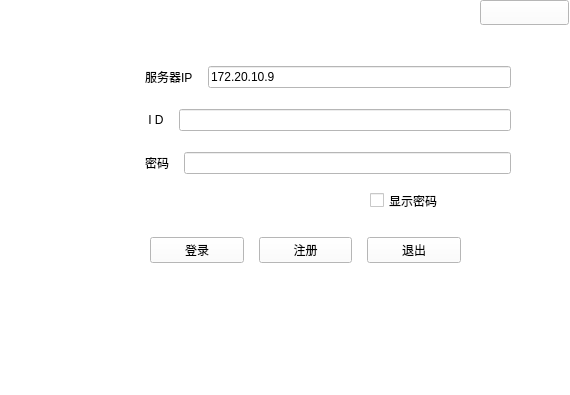
<?xml version="1.0" encoding="UTF-8"?>
<ui version="4.0">
 <class>login</class>
 <widget class="QMainWindow" name="login">
  <property name="geometry">
   <rect>
    <x>0</x>
    <y>0</y>
    <width>570</width>
    <height>395</height>
   </rect>
  </property>
  <property name="maximumSize">
   <size>
    <width>570</width>
    <height>395</height>
   </size>
  </property>
  <property name="windowTitle">
   <string>MainWindow</string>
  </property>
  <property name="styleSheet">
   <string notr="true">background-color: rgb(255, 255, 255);
background-image: url(:/images/cat.jpg);</string>
  </property>
  <widget class="QWidget" name="zhhao">
   <property name="maximumSize">
    <size>
     <width>570</width>
     <height>395</height>
    </size>
   </property>
   <widget class="QWidget" name="layoutWidget">
    <property name="geometry">
     <rect>
      <x>150</x>
      <y>230</y>
      <width>311</width>
      <height>41</height>
     </rect>
    </property>
    <layout class="QHBoxLayout" name="behind">
     <property name="spacing">
      <number>15</number>
     </property>
     <item>
      <widget class="QPushButton" name="loginbth">
       <property name="text">
        <string>登录</string>
       </property>
      </widget>
     </item>
     <item>
      <widget class="QPushButton" name="regbtn">
       <property name="text">
        <string>注册</string>
       </property>
      </widget>
     </item>
     <item>
      <widget class="QPushButton" name="exitbtn">
       <property name="text">
        <string>退出</string>
       </property>
      </widget>
     </item>
    </layout>
   </widget>
   <widget class="QCheckBox" name="checkBox">
    <property name="geometry">
     <rect>
      <x>370</x>
      <y>190</y>
      <width>151</width>
      <height>21</height>
     </rect>
    </property>
    <property name="text">
     <string>显示密码</string>
    </property>
   </widget>
   <widget class="QWidget" name="layoutWidget">
    <property name="geometry">
     <rect>
      <x>40</x>
      <y>60</y>
      <width>471</width>
      <height>121</height>
     </rect>
    </property>
    <layout class="QHBoxLayout" name="horizontalLayout_3">
     <property name="spacing">
      <number>15</number>
     </property>
     <item>
      <widget class="QLabel" name="labelUserHead">
       <property name="minimumSize">
        <size>
         <width>90</width>
         <height>90</height>
        </size>
       </property>
       <property name="maximumSize">
        <size>
         <width>90</width>
         <height>90</height>
        </size>
       </property>
       <property name="styleSheet">
        <string notr="true">image: url(:/images/a (11).jpeg);</string>
       </property>
       <property name="text">
        <string/>
       </property>
       <property name="alignment">
        <set>Qt::AlignCenter</set>
       </property>
      </widget>
     </item>
     <item>
      <layout class="QVBoxLayout" name="verticalLayout">
       <item>
        <layout class="QHBoxLayout" name="horizontalLayout_4">
         <item>
          <widget class="QLabel" name="label">
           <property name="text">
            <string>服务器IP</string>
           </property>
          </widget>
         </item>
         <item>
          <widget class="QLineEdit" name="iptxt">
           <property name="text">
            <string>172.20.10.9</string>
           </property>
          </widget>
         </item>
        </layout>
       </item>
       <item>
        <layout class="QHBoxLayout" name="horizontalLayout">
         <item>
          <widget class="QLabel" name="namel">
           <property name="text">
            <string> I D</string>
           </property>
          </widget>
         </item>
         <item>
          <widget class="QLineEdit" name="nametxt">
           <property name="styleSheet">
            <string notr="true"/>
           </property>
          </widget>
         </item>
        </layout>
       </item>
       <item>
        <layout class="QHBoxLayout" name="horizontalLayout_2">
         <item>
          <widget class="QLabel" name="pwdl">
           <property name="text">
            <string>密码</string>
           </property>
          </widget>
         </item>
         <item>
          <widget class="QLineEdit" name="pwdtxt"/>
         </item>
        </layout>
       </item>
      </layout>
     </item>
    </layout>
   </widget>
   <widget class="QPushButton" name="jump">
    <property name="geometry">
     <rect>
      <x>480</x>
      <y>0</y>
      <width>89</width>
      <height>25</height>
     </rect>
    </property>
    <property name="text">
     <string/>
    </property>
   </widget>
  </widget>
  <widget class="QStatusBar" name="statusbar"/>
  <widget class="QMenuBar" name="menubar">
   <property name="geometry">
    <rect>
     <x>0</x>
     <y>0</y>
     <width>570</width>
     <height>26</height>
    </rect>
   </property>
  </widget>
 </widget>
 <resources/>
 <connections/>
</ui>
